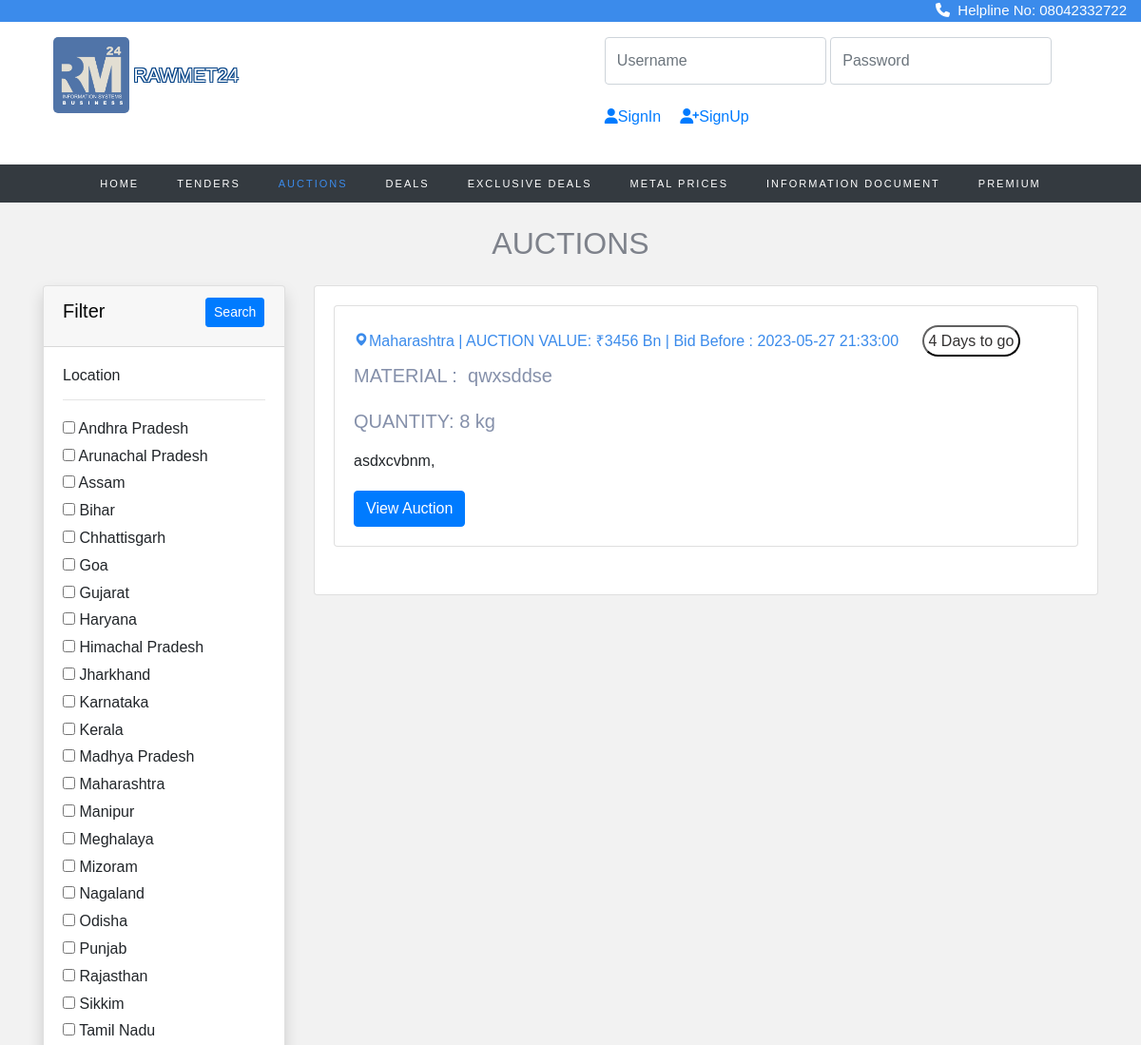
Page /tender/auction.php (upper part) on the earlier database version.
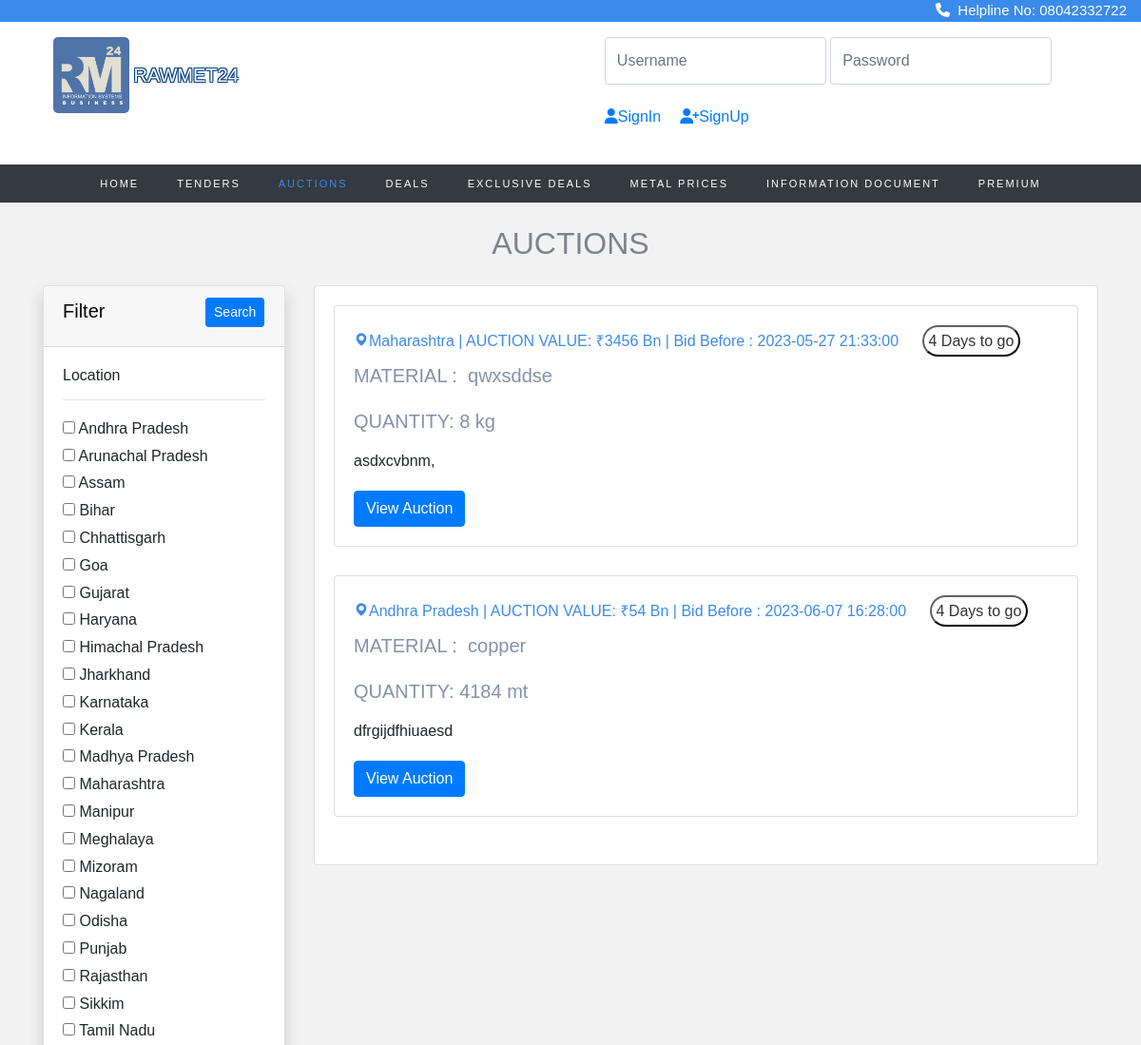
Same page on the later database version.
### tables this page shows
CREATE TABLE `location` (
  `state_id` int(11) NOT NULL,
  `state_name` varchar(50) DEFAULT NULL
);

CREATE TABLE `auction` (
  `id` int(11) NOT NULL,
  `category` varchar(255) DEFAULT NULL,
  `infoId` varchar(255) DEFAULT NULL,
  `ownership` varchar(255) DEFAULT NULL,
  `aucLocation` varchar(255) DEFAULT NULL,
  `sector` varchar(255) DEFAULT NULL,
  `aucNumber` varchar(255) DEFAULT NULL,
  `aucDescription` text DEFAULT NULL,
  `aucValue` varchar(255) NOT NULL,
  `aucSource` varchar(255) DEFAULT NULL,
  `material` varchar(255) DEFAULT NULL,
  `quantity` varchar(255) NOT NULL,
  `ePublishingDateTime` datetime DEFAULT NULL,
  `startDatetime` datetime DEFAULT NULL,
  `endDatetime` datetime DEFAULT NULL,
  `insStartdatetime` datetime DEFAULT NULL,
  `insEnddatetime` datetime DEFAULT NULL,
  `emdType` varchar(255) DEFAULT NULL,
  `emdAmt` decimal(10,2) DEFAULT NULL,
  `companyName` varchar(255) DEFAULT NULL,
  `location` varchar(255) DEFAULT NULL,
  `street` varchar(255) DEFAULT NULL,
  `city` varchar(255) DEFAULT NULL,
  `telephone` varchar(255) DEFAULT NULL,
  `email` varchar(255) DEFAULT NULL,
  `contactPerson` varchar(255) DEFAULT NULL,
  `img` varchar(300) NOT NULL,
  `file` varchar(300) NOT NULL
);

### tender/auction.php (the view, shortened to what this page needs)
<!doctype html>
<html lang="en">
  <head>
    <link rel="stylesheet" href="https://cdn.jsdelivr.net/npm/bootstrap@4.0.0/dist/css/bootstrap.min.css">
<link rel="stylesheet" href="https://stackpath.bootstrapcdn.com/font-awesome/4.7.0/css/font-awesome.min.css">
<link rel="stylesheet" href="https://cdnjs.cloudflare.com/ajax/libs/font-awesome/4.7.0/css/font-awesome.min.css">
<link rel="stylesheet" href="css/style.css">
<link rel="stylesheet" href="css/_buttons.scss">
<link rel="stylesheet" href="css/buttons.scss">
<link rel="stylesheet" href="css/auction.css">
<link rel="stylesheet" href="css/reboot.scss">
<link rel="stylesheet" href="https://cdnjs.cloudflare.com/ajax/libs/font-awesome/6.4.0/css/all.min.css">
<link href='https://unpkg.com/boxicons@2.1.4/css/boxicons.min.css' rel='stylesheet'>
<link rel="stylesheet" href="https://cdnjs.cloudflare.com/ajax/libs/font-awesome/4.7.0/css/font-awesome.min.css">
<link rel="stylesheet" type="text/css" href="https://stackpath.bootstrapcdn.com/bootstrap/4.4.1/css/bootstrap.min.css">
<link rel="stylesheet" type="text/css" href="https://pixinvent.com/stack-responsive-bootstrap-4-admin-template/app-assets/css/bootstrap-extended.min.css">
<link rel="stylesheet" type="text/css" href="https://pixinvent.com/stack-responsive-bootstrap-4-admin-template/app-assets/fonts/simple-line-icons/style.min.css">
</head>
</head>
<body>
<div class="strip">
  <a href="#"><i class="fa-solid fa-phone"></i>&nbsp Helpline No: 08042332722</a>
</div>
<section class="ftco-section" style="padding-top: 5px;">
  <section
           class="d-flex justify-content-between p-3"
           style="background-color:white"
           >
    <div class="me-5">
      <img src="image/rawmetlogo.jpeg" width="80px" height="auto" style="border-radius: 5px; margin-left: 40px;">
    </div>&nbsp   <p style="  margin-top: 25px;" class="tft">RAWMET24</p>
    <div class="container" style="margin-left: 370px; ">
<form class="form-inline" action="/action_page.php">
    <input type="email" class="form-control" id="email" placeholder="Username" name="email">
    <input type="password" class="form-control" id="pwd" placeholder="Password" name="pswd">&nbsp&nbsp
    <br>
    <a href="signin.html" style="font-size: medium;text-decoration:none;">
        <i class="fa-solid fa-user"></i>SignIn
      </a>
      <a href="signup.html" style="font-size: medium; padding: 20px;text-decoration:none; ">
        <i class="fa-solid fa-user-plus"></i>SignUp
      </a>
  </form>
</div>
  </section>
<nav class="navbar navbar-expand-lg navbar-dark ftco_navbar bg-dark ftco-navbar-light" id="ftco-navbar">
<div class="container-fluid">
<div class="collapse navbar-collapse" id="ftco-nav">
<ul class="navbar-nav m-auto">
<li class="nav-item "><a href="home.php" class="nav-link">Home</a></li>
<li class="nav-item"><a href="tender.php" class="nav-link">Tenders</a></li>
<li class="nav-item active"><a href="auction.php" class="nav-link">Auctions</a></li>
<li class="nav-item "><a href="deals.php" class="nav-link">Deals</a></li>
<li class="nav-item"><a href="exclusivedeals.php" class="nav-link">Exclusive Deals</a></li>
<li class="nav-item"><a href="metalsearch.php" class="nav-link">Metal Prices</a></li>
<li class="nav-item"><a href="info_page.php" class="nav-link">Information Document</a></li>
<li class="nav-item"><a href="price.html" class="nav-link">Premium</a></li>
</ul>
</div>
</div>
</nav>
</section>
<section class="home">
<br>
 <center>
 <h2 style="color: #7e828b;">AUCTIONS</h2> </center>
    <div class="container">
        <div class="row">
            <div class="col-md-3">
                <form action="auction.php?l=" method="GET">
                    <div class="card shadow mt-3">
                        <div class="card-header">
                            <h5>Filter&nbsp&nbsp&nbsp&nbsp&nbsp&nbsp&nbsp&nbsp&nbsp&nbsp&nbsp&nbsp&nbsp&nbsp&nbsp&nbsp&nbsp&nbsp
                                <button type="submit" class="btn btn-primary btn-sm float-end">Search</button>
                            </h5>
                        </div>
                        <div class="card-body">
                            <h6>Location</h6>
                            <hr>
                            <?php
                            $con = mysqli_connect("localhost", "root", "", "registration_db");
                            $brand_query = "SELECT * FROM location";
                            $brand_query_run = mysqli_query($con, $brand_query);
                            if (mysqli_num_rows($brand_query_run) > 0) {
                                foreach ($brand_query_run as $locationlist) {
                                    ?>
                                    <div id="checkbox">
                                        <input type="checkbox" name="locations" value="<?= $locationlist['state_name']; ?>"
                                            ?>>
                                        <?= $locationlist['state_name']; ?>
                                    </div>
                                    <?php
                                }
                            } else {
                                echo "No locations Found";
                            }
                            ?>
                        </div>
                    </div>
                </form>
            </div>
            <div class="col-md-9 mt-3">
                <div class="card ">
                    <div class="card-body row">
                        <?php
                        if (isset($_GET['locations'])) {
                            $branchecked = [];
                            $branchecked[0] = $_GET['locations'];
                            foreach ($branchecked as $rowbrand) {
                                 $sql = "SELECT * FROM auction WHERE aucLocation='".$rowbrand."'";
                                $result = mysqli_query($con, $sql);
                                if (mysqli_num_rows($result) > 0) {
                                    foreach ($result as $row):
                                        ?>
                                       <div class="col-md-12 grid-margin stretch-card">
                    <div class="card">
                        <div class="card-body">
                                              <h6 style="color:#3b8beb; "> <i class='bx bxs-map'></i><?php echo $row['aucLocation'];?>| Auction Value : <?php echo $row['aucValue'];?> | Bid Before : <?php echo $row['endDatetime'];?> <button style="padding:5px ;border-color: #0c0c0c; border-radius: 20px; color: #333131; background-color: #ffffff; margin-left: 20px;">4 Days to go</button></h6>
                        <h5 style="color:#8590aa; font-family: 'Montserrat', sans-serif;">MATERIAL :&nbsp <?php echo $row['material'];?> <br> <p>QUANTITY:&nbsp<?php echo $row['quantity'];?></p></h5>
                        <p><?php echo $row['aucDescription'];?></p>
    <a href="auction_page.php?g=<?php echo $row['id'];?>"><button class="btn btn-primary" type="submit">View Auction</button></a></h6>
                      </div>
                    </div>
                  </div>
                                        <?php
                                    endforeach;
                                }else{
                                  echo "No result is found";
                                 }
                            }
                        } else {
                            $sql = "SELECT * FROM auction";
                            $result = mysqli_query($con, $sql);
                            if (mysqli_num_rows($result) > 0) {
                                foreach ($result as $row):
                                    ?>
                                    <div class="col-md-12 grid-margin stretch-card">
                    <div class="card">
                        <div class="card-body">
                                              <h6 style="color:#3b8beb; "> <i class='bx bxs-map'></i><?php echo $row['aucLocation'];?>&nbsp| AUCTION VALUE:&nbsp₹<?php echo $row['aucValue'];?> Bn | Bid Before : <?php echo $row['endDatetime'];?> <button style="padding:5px ;border-color: #0c0c0c; border-radius: 20px; color: #333131; background-color: #ffffff; margin-left: 20px;">4 Days to go</button></h6>
                        <h5 style="color:#8590aa; font-family: 'Montserrat', sans-serif;">MATERIAL :&nbsp <?php echo $row['material'];?><br> <br> <p>QUANTITY:&nbsp<?php echo $row['quantity'];?></p></h5>
                        <p><?php echo $row['aucDescription'];?></p>
    <a href="auction_page.php?g=<?php echo $row['id'];?>"><button class="btn btn-primary" type="submit">View Auction</button></a></h6>
                      </div>
                    </div>
                  </div>
                                <?php
                                endforeach;
                            } else {
                                echo "No Items Found";
                            }
                        }
                        ?>
                </div>
            </div>
        </div>
    </div>
    </div>
    <br><br>
</body>
</html>

### tender/css/auction.css (style rules this page uses)
.d-flex { display: flex !important; }
.grid-margin, .purchase-popup { margin-bottom: 1.875rem; }
.stretch-card>.card { width: 100%; min-width: 100%; }
.row { display: flex; flex-wrap: wrap; margin-right: -15px; margin-left: -15px; }
.card { margin-top: 0%; margin-bottom: 0%; }

### tender/auction.php (style rules this page uses)
body { font-family: Arial, Helvetica, sans-serif; }
.strip { width: 100%; background-color: #3b8beb; overflow: auto; }
.strip a { float: right; margin-right: 15px; padding-left: 10px; color: white; text-decoration: none; font-size: 15px; }

Differences in the rows shown:
added auction: aucLocation "Andhra Pradesh", aucValue "54", endDatetime "2023-06-07 16:28:00", material "copper", quantity "4184 mt", aucDescription "dfrgijdfhiuaesd"
